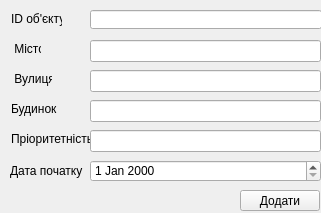
<?xml version="1.0" encoding="UTF-8"?>
<ui version="4.0">
 <class>AddBulidingObject</class>
 <widget class="QWidget" name="AddBulidingObject">
  <property name="geometry">
   <rect>
    <x>0</x>
    <y>0</y>
    <width>321</width>
    <height>213</height>
   </rect>
  </property>
  <property name="windowTitle">
   <string>Додати запис до таблиці БУДІВЕЛЬНИЙ ОБ'ЄКТ</string>
  </property>
  <widget class="QPushButton" name="AddBuildObjectButton">
   <property name="geometry">
    <rect>
     <x>240</x>
     <y>190</y>
     <width>80</width>
     <height>21</height>
    </rect>
   </property>
   <property name="text">
    <string>Додати</string>
   </property>
  </widget>
  <widget class="QLabel" name="IdObjectLabel">
   <property name="geometry">
    <rect>
     <x>11</x>
     <y>11</y>
     <width>51</width>
     <height>16</height>
    </rect>
   </property>
   <property name="text">
    <string>ID об'єкту</string>
   </property>
  </widget>
  <widget class="QLineEdit" name="IdObject">
   <property name="geometry">
    <rect>
     <x>90</x>
     <y>10</y>
     <width>232</width>
     <height>19</height>
    </rect>
   </property>
  </widget>
  <widget class="QLabel" name="AdressStreetLabel">
   <property name="geometry">
    <rect>
     <x>11</x>
     <y>71</y>
     <width>41</width>
     <height>16</height>
    </rect>
   </property>
   <property name="text">
    <string> Вулиця</string>
   </property>
  </widget>
  <widget class="QLineEdit" name="AdressStreet">
   <property name="geometry">
    <rect>
     <x>90</x>
     <y>70</y>
     <width>231</width>
     <height>22</height>
    </rect>
   </property>
  </widget>
  <widget class="QLabel" name="AdressBuildingLabel">
   <property name="geometry">
    <rect>
     <x>11</x>
     <y>101</y>
     <width>51</width>
     <height>16</height>
    </rect>
   </property>
   <property name="text">
    <string>Будинок</string>
   </property>
  </widget>
  <widget class="QLineEdit" name="AdressBuilding">
   <property name="geometry">
    <rect>
     <x>90</x>
     <y>100</y>
     <width>231</width>
     <height>22</height>
    </rect>
   </property>
  </widget>
  <widget class="QLabel" name="PrioretyLabel">
   <property name="geometry">
    <rect>
     <x>11</x>
     <y>131</y>
     <width>81</width>
     <height>16</height>
    </rect>
   </property>
   <property name="text">
    <string>Пріоритетність</string>
   </property>
  </widget>
  <widget class="QLineEdit" name="Priorety">
   <property name="geometry">
    <rect>
     <x>90</x>
     <y>130</y>
     <width>231</width>
     <height>22</height>
    </rect>
   </property>
  </widget>
  <widget class="QLabel" name="StartBuildingDateLabel">
   <property name="geometry">
    <rect>
     <x>10</x>
     <y>160</y>
     <width>81</width>
     <height>21</height>
    </rect>
   </property>
   <property name="text">
    <string>Дата початку</string>
   </property>
  </widget>
  <widget class="QLabel" name="AdressCityLabel">
   <property name="geometry">
    <rect>
     <x>11</x>
     <y>41</y>
     <width>30</width>
     <height>16</height>
    </rect>
   </property>
   <property name="text">
    <string> Місто</string>
   </property>
  </widget>
  <widget class="QLineEdit" name="AdressCity">
   <property name="geometry">
    <rect>
     <x>90</x>
     <y>40</y>
     <width>231</width>
     <height>22</height>
    </rect>
   </property>
  </widget>
  <widget class="QDateEdit" name="StartBuildingDate">
   <property name="geometry">
    <rect>
     <x>90</x>
     <y>160</y>
     <width>231</width>
     <height>22</height>
    </rect>
   </property>
  </widget>
 </widget>
 <resources/>
 <connections/>
</ui>
